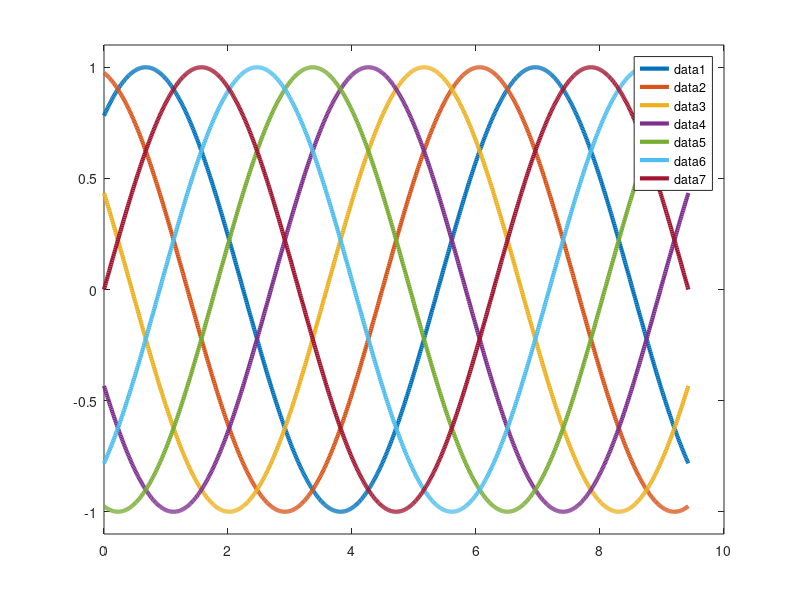

Recreate this plot in MATLAB.
% LINE COLORS 
N=7; 
X = linspace(0,pi*3,1000); 
Y = bsxfun(@(x,n)sin(x+2*n*pi/N), X.', 1:N); 
% C = linspecer(N); 
% axes('NextPlot','replacechildren', 'ColorOrder',C); 
plot(X,Y,'linewidth',3); 
ylim([-1.1 1.1]);
legend('show');
% 
% % SIMPLER LINE COLOR EXAMPLE 
% N = 6; X = linspace(0,pi*3,1000); 
% C = linspecer(N) 
% hold off; 
% for ii=1:N 
% Y = sin(X+2*ii*pi/N); 
% plot(X,Y,'color',C(ii,:),'linewidth',3); 
% hold on; 
% end
% 
% % COLORMAP EXAMPLE 
% A = rand(15); 
% figure; imagesc(A); % default colormap 
% figure; imagesc(A); colormap(linspecer); % linspecer colormap